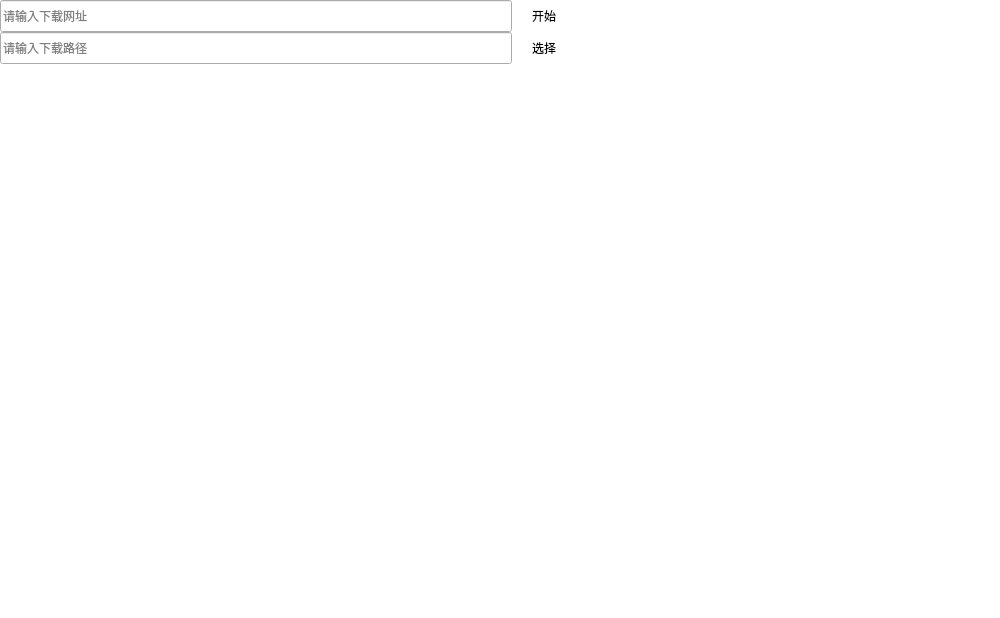
<?xml version="1.0" encoding="UTF-8"?>
<ui version="4.0">
    <class>Downloader</class>
    <widget class="QWidget" name="Downloader">
        <property name="geometry">
            <rect>
                <x>0</x>
                <y>0</y>
                <width>1000</width>
                <height>618</height>
            </rect>
        </property>
        <property name="windowTitle">
            <string>Downloader</string>
        </property>
        <property name="styleSheet">
            <string notr="true">QWidget#Downloader
                {
                background-color:white
                }
            </string>
        </property>
        <widget class="QLineEdit" name="lineEdit_url">
            <property name="geometry">
                <rect>
                    <x>0</x>
                    <y>0</y>
                    <width>512</width>
                    <height>32</height>
                </rect>
            </property>
            <property name="placeholderText">
                <string>请输入下载网址</string>
            </property>
        </widget>
        <widget class="QLineEdit" name="lineEdit_path">
            <property name="geometry">
                <rect>
                    <x>0</x>
                    <y>32</y>
                    <width>512</width>
                    <height>32</height>
                </rect>
            </property>
            <property name="placeholderText">
                <string>请输入下载路径</string>
            </property>
        </widget>
        <widget class="QPushButton" name="pushButton_start">
            <property name="geometry">
                <rect>
                    <x>512</x>
                    <y>0</y>
                    <width>64</width>
                    <height>32</height>
                </rect>
            </property>
            <property name="styleSheet">
                <string notr="true">QPushButton#pushButton_start
                    {
                    border:0px solid rgb(16,124,16);
                    background-color:white
                    }
                    QPushButton#pushButton_start:hover
                    {
                    border:2px solid rgb(16,124,16);
                    border-color:green
                    }
                    QPushButton#pushButton_start:pressed
                    {
                    background-color:rgb(195, 195, 195)
                    }
                </string>
            </property>
            <property name="text">
                <string>开始</string>
            </property>
        </widget>
        <widget class="QPushButton" name="pushButton_choose">
            <property name="geometry">
                <rect>
                    <x>512</x>
                    <y>32</y>
                    <width>64</width>
                    <height>32</height>
                </rect>
            </property>
            <property name="styleSheet">
                <string notr="true">QPushButton#pushButton_choose
                    {
                    border:0px solid rgb(16,124,16);
                    background-color:white
                    }
                    QPushButton#pushButton_choose:hover
                    {
                    border:2px solid rgb(16,124,16);
                    border-color:green
                    }
                    QPushButton#pushButton_choose:pressed
                    {
                    background-color:rgb(195, 195, 195)
                    }
                </string>
            </property>
            <property name="text">
                <string>选择</string>
            </property>
        </widget>
        <widget class="QListWidget" name="listWidget">
            <property name="geometry">
                <rect>
                    <x>0</x>
                    <y>64</y>
                    <width>1000</width>
                    <height>554</height>
                </rect>
            </property>
            <property name="styleSheet">
                <string notr="true">QListWidget#listWidget
                    {
                    border:none
                    }
                </string>
            </property>
        </widget>
    </widget>
    <resources/>
    <connections/>
</ui>
